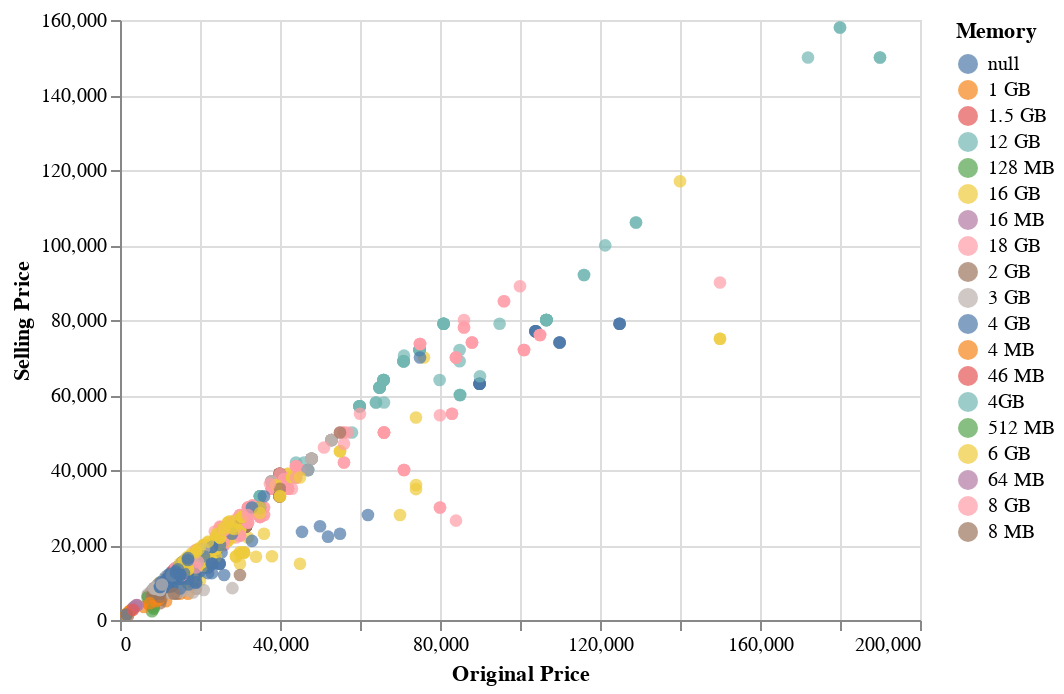

Notebook code for this chart:
### Code cell
alt.Chart(df).mark_point(filled=True,size=40).encode(
    x='Original Price',
    y='Selling Price',
    color='Memory',
    tooltip=['Memory', 'Selling Price', 'Original Price']
).interactive()

### Figure 1 — Vega-Lite specification as saved in the notebook (floating-point values rounded to 4 significant figures; data arrays with more than 128 entries replaced by an {"elided": "..."} marker saying what was removed)
{"config": {"view": {"continuousWidth": 400, "continuousHeight": 300}}, "data": {"name": "data-d73378b37b0510dd58f03ed057c9fe37"}, "mark": {"type": "point", "filled": true, "size": 40}, "encoding": {"color": {"type": "nominal", "field": "Memory"}, "tooltip": [{"type": "nominal", "field": "Memory"}, {"type": "quantitative", "field": "Selling Price"}, {"type": "quantitative", "field": "Original Price"}], "x": {"type": "quantitative", "field": "Original Price"}, "y": {"type": "quantitative", "field": "Selling Price"}}, "selection": {"selector002": {"type": "interval", "bind": "scales", "encodings": ["x", "y"]}}, "$schema": "https://vega.github.io/schema/vega-lite/v4.8.1.json", "datasets": {"data-d73378b37b0510dd58f03ed057c9fe37": {"elided": "2647 records"}}}
